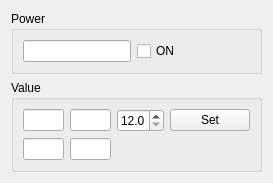
<?xml version="1.0" encoding="UTF-8"?>
<ui version="4.0">
 <class>DLTMultimeterForm</class>
 <widget class="QWidget" name="DLTMultimeterForm">
  <property name="geometry">
   <rect>
    <x>0</x>
    <y>0</y>
    <width>273</width>
    <height>156</height>
   </rect>
  </property>
  <property name="windowTitle">
   <string>DLT Multimeter</string>
  </property>
  <layout class="QVBoxLayout" name="verticalLayout">
   <item>
    <widget class="QGroupBox" name="groupBox">
     <property name="title">
      <string>Power</string>
     </property>
     <layout class="QHBoxLayout" name="horizontalLayout">
      <item>
       <widget class="QLineEdit" name="lineEditPowerName"/>
      </item>
      <item>
       <widget class="QCheckBox" name="checkBoxOn">
        <property name="text">
         <string>ON</string>
        </property>
       </widget>
      </item>
      <item>
       <spacer name="horizontalSpacer">
        <property name="orientation">
         <enum>Qt::Horizontal</enum>
        </property>
        <property name="sizeHint" stdset="0">
         <size>
          <width>40</width>
          <height>20</height>
         </size>
        </property>
       </spacer>
      </item>
     </layout>
    </widget>
   </item>
   <item>
    <widget class="QGroupBox" name="groupBox_2">
     <property name="title">
      <string>Value</string>
     </property>
     <layout class="QGridLayout" name="gridLayout">
      <item row="0" column="0">
       <widget class="QLineEdit" name="lineEditValueV1"/>
      </item>
      <item row="1" column="0">
       <widget class="QLineEdit" name="lineEditValueA1"/>
      </item>
      <item row="0" column="2">
       <widget class="QSpinBox" name="spinBox">
        <property name="specialValueText">
         <string>12.0</string>
        </property>
       </widget>
      </item>
      <item row="0" column="1">
       <widget class="QLineEdit" name="lineEditUnitV1"/>
      </item>
      <item row="1" column="1">
       <widget class="QLineEdit" name="lineEditUnitA1"/>
      </item>
      <item row="0" column="3">
       <widget class="QPushButton" name="pushButtonSet">
        <property name="text">
         <string>Set</string>
        </property>
       </widget>
      </item>
     </layout>
    </widget>
   </item>
   <item>
    <spacer name="verticalSpacer">
     <property name="orientation">
      <enum>Qt::Vertical</enum>
     </property>
     <property name="sizeHint" stdset="0">
      <size>
       <width>20</width>
       <height>40</height>
      </size>
     </property>
    </spacer>
   </item>
  </layout>
 </widget>
 <resources/>
 <connections/>
</ui>
